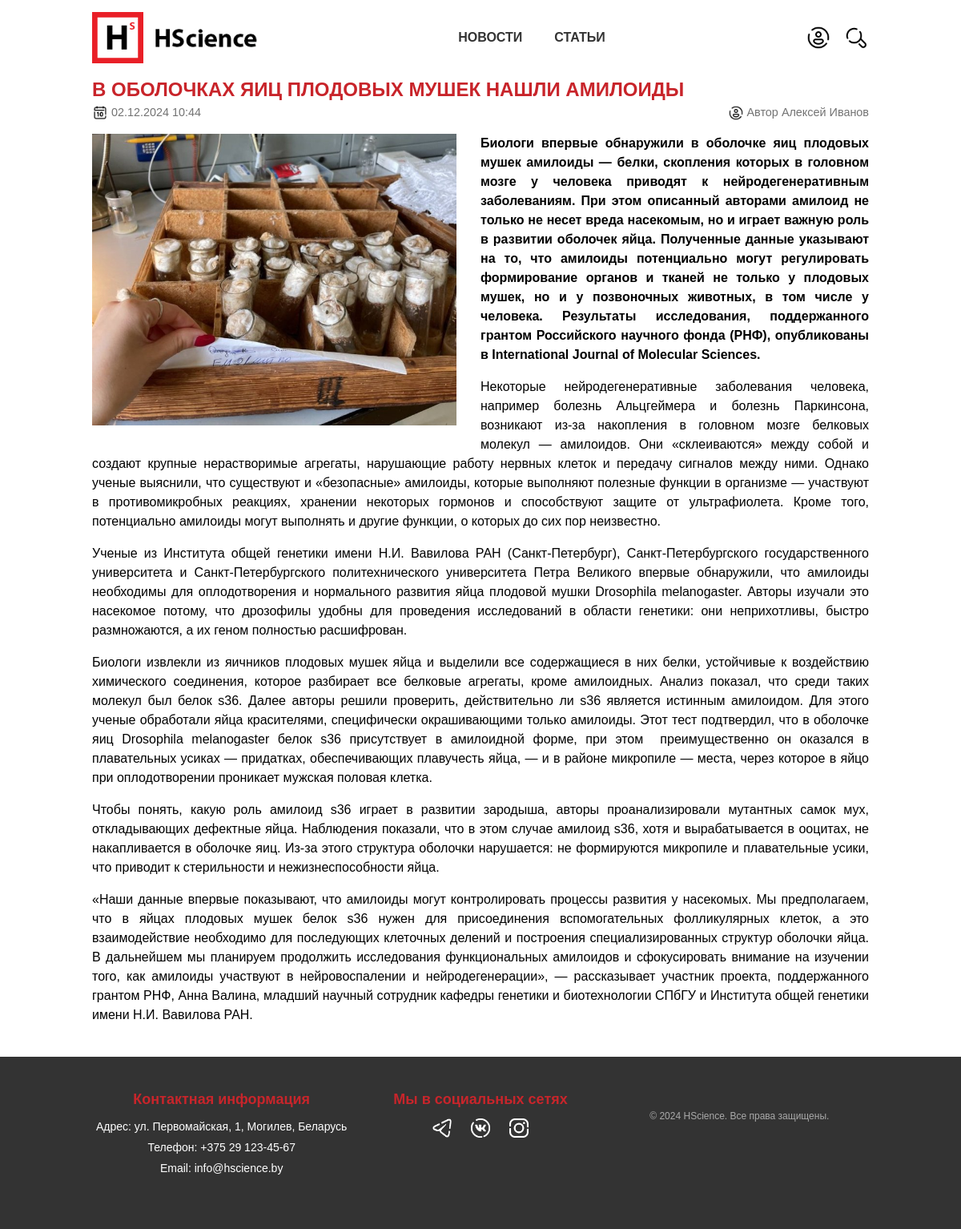
Screenshot of /news/2/ with the database file from the repository.
### main/models.py (models this page shows, shortened)
class News(models.Model):
    title = models.CharField(max_length=200)
    precontent = models.TextField(blank=True)
    content = models.TextField()
    image = models.ImageField(upload_to='news_images/', blank=True)
    created_at = models.DateTimeField(default=timezone.now)
    views = models.PositiveIntegerField(default=0)
    author = models.ForeignKey(User, on_delete=models.CASCADE)
    category = models.ForeignKey(Category, on_delete=models.SET_NULL, null=True, blank=True)
    is_published = models.BooleanField(default=False)

### main/views.py (the view)
# urls.py: path('news/<int:pk>/', NewsDetailView.as_view(), name='news_detail'),
class NewsDetailView(DetailView):
    model = News
    template_name = 'main/news_detail.html'
    context_object_name = 'news'

### main/templates/main/news_detail.html (shortened to what this page needs)
{% extends 'main/layout.html' %}
{% block content %}
    {% load static %}
    <main class="layout-main">
        <div class="container">
            <article class="article" itemscope="" itemtype="https://schema.org/NewsArticle" data-id="{{ news.id }}">
                <h1 itemprop="name headline">{{ news.title }}</h1>
                <div class="props">
                    <div class="prop time">
                        <img class="icon-calendar" src="{% static 'main/img/icon-calendar.png' %}">
                        <time datetime="{{ news.created_at|date:"Y-m-d H:i" }}">{{ news.created_at|date:"d.m.Y H:i" }}</time>
                    </div>
                    <div class="prop views pull-right">
                        <img class="icon-calendar" src="{% static 'main/img/icon-user.png' %}">
                        Автор {{ news.author.get_full_name }}
                    </div>
                </div>
                <div class="article-text">
                    {% if news.image %}
                        <figure itemprop="image" itemscope="" itemtype="http://schema.org/ImageObject" class="responsive-image align-left">
                            <div class="figure-content">
                                <a href="{{ news.image.url }}" itemprop="url contentUrl">
                                    <img itemprop="thumbnail thumbnailUrl" alt="{{ news.image.alt_text }}" src="{{ news.image.url }}">
                                </a>
                            </div>
                        </figure>
                    {% endif %}
                    <div class="news-body" itemprop="articleBody">
                        <p style="text-align: justify;">
                            <strong>{{ news.precontent|safe }}</strong>
                        </p>
                        {{ news.content|linebreaks }}
                    </div>
                </div>
            </article>
        </div>
    </main>
{% endblock %}

### main/static/main/css/main.css (style rules this page uses)
* { margin: 0; padding: 0; box-sizing: border-box; }
body { font-family: Montserrat, sans-serif; font-size: 1rem; font-weight: 400; line-height: 1.5; color: #000; background-color: #fff; margin: 0; padding: 0; overflow-x: hidden; display: flex; flex-direction: column; height: 100%; min-height: 100vh; }
img { vertical-align: middle; border-style: none; }
.container { max-width: 1000px; width: 100%; padding-right: 15px; padding-left: 15px; margin-right: auto; margin-left: auto; }
main { display: block; margin-bottom: 10px; padding: 0; width: 100%; }
.layout-main { flex: 1; }
a { background-color: transparent; }
a { color: #c8242a; text-decoration: none; background-color: transparent; }
p { margin-top: 0; margin-bottom: 1rem; }
.icon-calendar, .icon-eye { width: 20px; height: 20px; }
h1 { font-weight: 700; text-transform: uppercase; color: #c8242a; }
.article { margin-bottom: 30px; }
article { display: block; }
.article .props { margin-bottom: 15px; color: #737373; font-size: 90%; display: flex; flex-wrap: wrap; flex-direction: row; align-items: center; }
figure.responsive-image { display: block; padding: 0; margin: 0 0 15px 0; background: #e6e6e6; float: none; clear: both; }
figure.responsive-image.align-left { max-width: calc(50% - 30px); min-width: calc(50% - 30px); float: left; clear: left; margin-left: 0; margin-right: 30px; }
figure.responsive-image .figure-content a { margin: 0 auto; }
figure.responsive-image .figure-content img { max-width: 100%; height: auto; min-width: 100%; margin: 0; }
b, strong { font-weight: bolder; }
.article .props .prop.pull-right { margin-left: auto; }
.news-body p, .article-body p { text-align: justify; }
@media (min-width: 724px) { .container { max-width: 700px; } }
@media (min-width: 1024px) { .container { max-width: 1000px; } }

### rows the page displays
News: title "В ОБОЛОЧКАХ ЯИЦ ПЛОДОВЫХ МУШЕК НАШЛИ АМИЛОИДЫ", created_at "02.12.2024 10:44", author.get_full_name "Алексей Иванов", image.alt_text (picture), precontent "Биологи впервые обнаружили в оболочке яиц плодовых мушек амилоиды — белки, скопления которых в головном мозге у человека приводят к нейродегенеративным заболеваниям. При этом описанный авторами амилоид не только не несет вреда насекомым, но и играет важную роль в развитии оболочек яйца. Полученные данные указывают на то, что амилоиды потенциально могут регулировать формирование органов и тканей не только у плодовых мушек, но и у позвоночных животных, в том числе у человека. Результаты исследования, поддержанного грантом Российского научного фонда (РНФ), опубликованы в International Journal of Molecular Sciences.", content "Некоторые нейродегенеративные заболевания человека, например болезнь Альцгеймера и болезнь Паркинсона, возникают из-за накопления в головном мозге белковых молекул — амилоидов. Они «склеиваются» между собой и создают крупные нерастворимые агрегаты, нарушающие работу нервных клеток и передачу сигналов между ними. Однако ученые выяснили, что существуют и «безопасные» амилоиды, которые выполняют полезные функции в организме — участвуют в противомикробных реакциях, хранении некоторых гормонов и способствуют защите от ультрафиолета. Кроме того, потенциально амилоиды могут выполнять и другие функции, о которых до сих пор неизвестно. Ученые из Института общей генетики имени Н.И. Вавилова РАН…"
